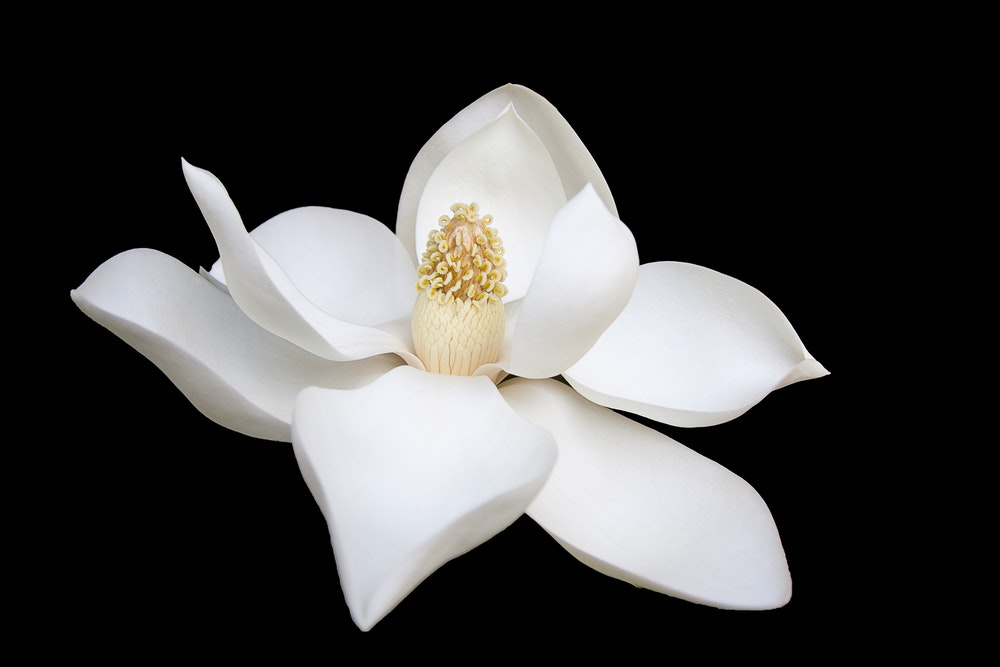
#> input picture programming/PCA/contour-test/flower.jpg, 1000 x 667 px
$ python contour.py   (older library calls are emulated)
#> lines starting #> are read from the running program, lines starting #| are printed output that depends on the picture; after the words box and inside, x2 and y2 are one past the last pixel; in counts of white or black regions, pixels touching at a corner belong together
#contour.py
#find biggest contour
#this file serves for testing purposes only

import numpy as np
import cv2
from skimage.transform import resize

img = cv2.imread('flower.jpg',0)
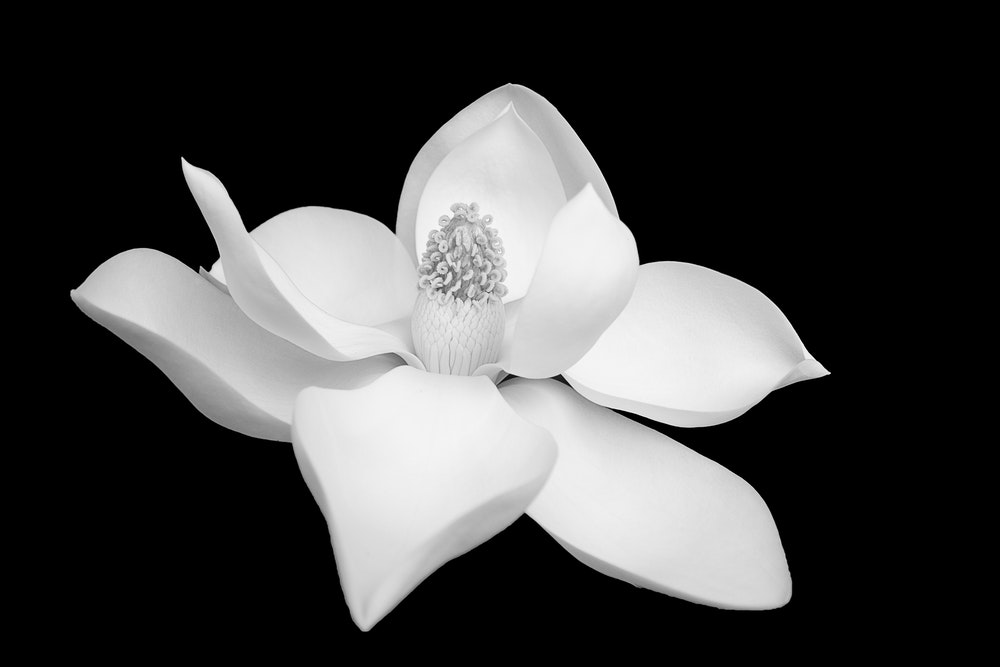
#> img: shape (667, 1000); min 0, max 255, mean 67.9

cv2.imshow('img',img)
cv2.waitKey()
cv2.destroyAllWindows()


im_bw = cv2.threshold(img,127,255,cv2.THRESH_BINARY)[1]
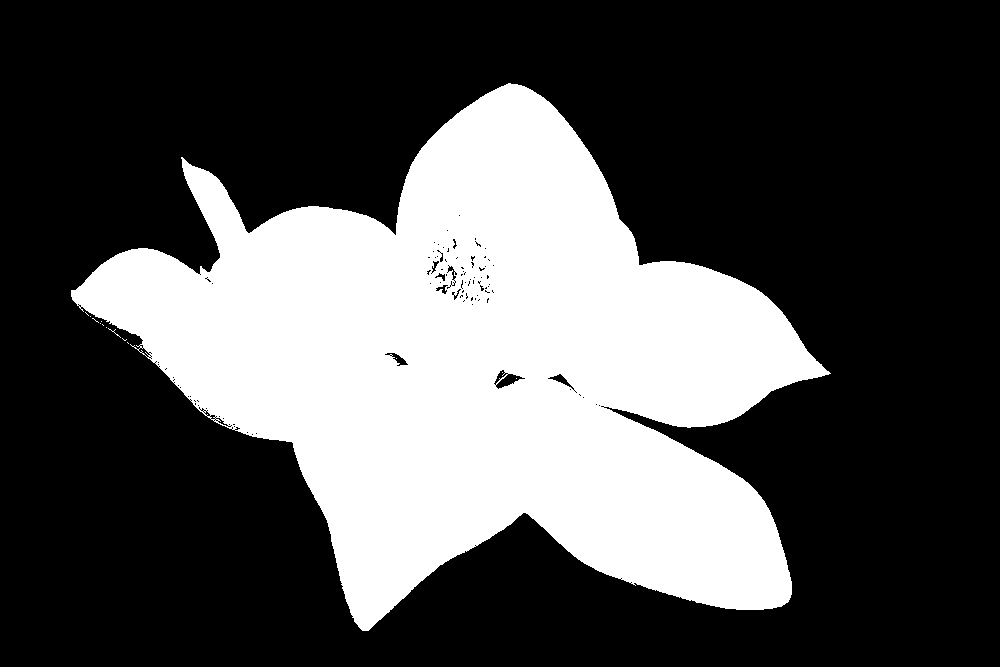
#> im_bw: shape (667, 1000); 31.7% white; 14 white regions (13 under 20 px)

#invert image to get useful contours
#im_bw = cv2.bitwise_not(im_bw)

_,contours,_ = cv2.findContours(im_bw, cv2.RETR_LIST,cv2.CHAIN_APPROX_NONE )
#> contours = 190 contours, 173 with area under 20; largest, box (x1, y1, x2, y2) and area: (71, 83, 831, 631) 211490, (495, 373, 526, 390) 214, (547, 373, 575, 391) 137, (384, 352, 409, 367) 133, (493, 369, 509, 386) 84

cv2.imshow('binary',im_bw)
cv2.waitKey()
cv2.destroyAllWindows()
#> (the run stopped early here; a loop or call above may not have finished)
